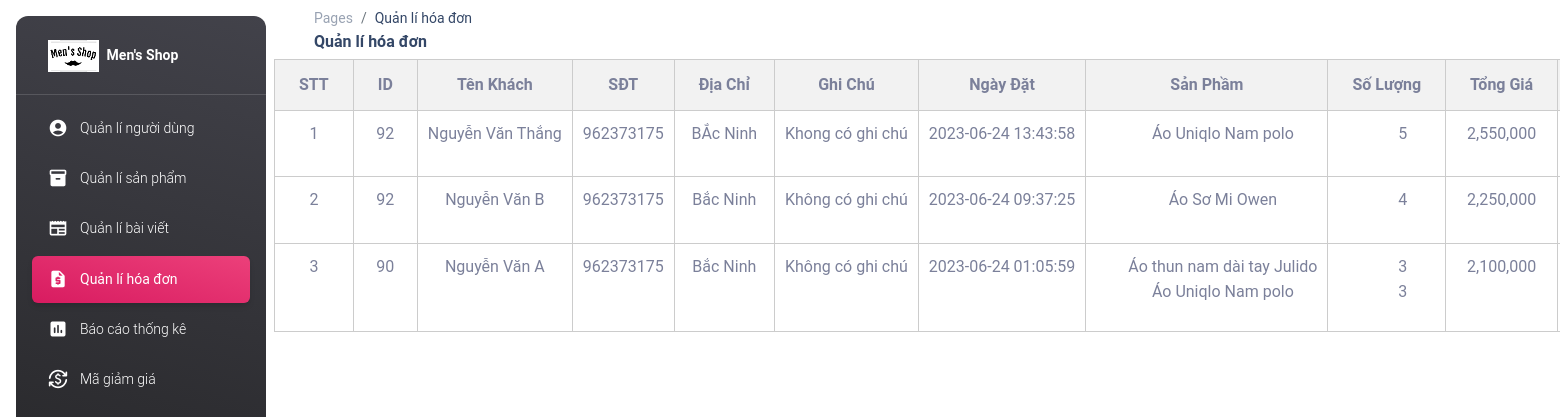
Screenshot of /Admin/pages/bill.php with the database file from the repository.
### tables this page shows
CREATE TABLE `bill` (
  `id` int(10) NOT NULL,
  `account_id` int(11) NOT NULL,
  `name` varchar(100) NOT NULL,
  `phone` text NOT NULL,
  `address` varchar(500) NOT NULL,
  `note` varchar(1000) DEFAULT NULL,
  `total` varchar(100) NOT NULL,
  `created_time` datetime DEFAULT current_timestamp(),
  `last_update` datetime DEFAULT current_timestamp(),
  `list_san_pham` varchar(255) NOT NULL,
  `list_so_luong` varchar(255) NOT NULL,
  `trang_thai` int(10) NOT NULL DEFAULT 0
);

CREATE TABLE `product` (
  `id` int(100) NOT NULL,
  `anh` varchar(1000) NOT NULL,
  `tensp` text NOT NULL,
  `gia` int(222) NOT NULL,
  `theloai` varchar(1000) NOT NULL,
  `status` varchar(1000) NOT NULL,
  `mota` text NOT NULL,
  `created_time` datetime DEFAULT NULL,
  `last_update` datetime DEFAULT NULL,
  `soluong` int(50) NOT NULL,
  `giagoc` int(100) NOT NULL,
  `da_ban_duoc` int(10) NOT NULL DEFAULT 0
);

### Men-Shop/control.php (called while the page is built, shortened)
<?php
include('connect.php');
class Data
{
    public function product()
    {
        global $conn;
        $sql = "select * from product";
        $run = mysqli_query($conn, $sql);
        return $run;
    }
    public function select_bill()
    {
        global $conn;
        $sql = "select * from bill  ORDER BY created_time DESC ";
        $run = mysqli_query($conn, $sql);
        return $run;
    }
}

### Admin/pages/bill.php (the view, shortened to what this page needs)
<?php
include('../../Men-Shop/control.php');
$getdata = new Data();
$select_product = $getdata->product();
$select_bill = $getdata->select_bill()
    ?>
<!DOCTYPE html>
<html lang="en">
<head>
    <link rel="stylesheet" href="./icofont/icofont.min.css">
    <link id="pagestyle" href="../css/material-dashboard.css?v=3.0.5" rel="stylesheet" />
    <link rel="stylesheet" href="https://cdn.jsdelivr.net/npm/bootstrap-icons@1.10.5/font/bootstrap-icons.css">
    <link rel="stylesheet" type="text/css" href="../css/user.css">
</head>
<body>
    <aside
        class="sidenav navbar navbar-vertical navbar-expand-xs  border-radius-xl my-3 fixed-start ms-3 bg-gradient-dark">
        <div class="sidenav-header">
            <a class="navbar-brand m-0" href="">
                <img src="../../Men-Shop/img/logoshopnentrang.png" class="navbar-brand-img h-100" alt="main_logo" />
                <span class="ms-1 font-weight-bold text-white">Men's Shop</span>
            </a>
        </div>
        <hr class="horizontal light mt-0 mb-2" />
        <div>
            <ul class="navbar-nav">
                <li class="nav-item">
                    <a class="nav-link text-white " href="../pages/user.php">
                        <div class="text-white text-center me-2 d-flex align-items-center justify-content-center">
                            <i class="material-icons opacity-10">account_circle</i>
                        </div>
                        <span class="nav-link-text ms-1"> Quản lí người dùng</span>
                    </a>
                </li>
                <li class="nav-item">
                    <a class="nav-link text-white" href="../pages/product.php">
                        <div class="text-white text-center me-2 d-flex align-items-center justify-content-center">
                            <i class="material-icons opacity-10">inventory_2</i>
                        </div>
                        <span class="nav-link-text ms-1">Quản lí sản phẩm</span>
                    </a>
                </li>
                <li class="nav-item">
                    <a class="nav-link text-white " href="../pages/blog.php">
                        <div class="text-white text-center me-2 d-flex align-items-center justify-content-center">
                            <i class="material-icons opacity-10">newspaper</i>
                        </div>
                        <span class="nav-link-text ms-1">Quản lí bài viết</span>
                    </a>
                </li>
                <li class="nav-item">
                    <a class="nav-link text-white active bg-gradient-primary" href="../pages/bill.php">
                        <div class="text-white text-center me-2 d-flex align-items-center justify-content-center">
                            <i class="material-icons opacity-10">request_quote</i>
                        </div>
                        <span class="nav-link-text ms-1">Quản lí hóa đơn</span>
                    </a>
                </li>
                <li class="nav-item">
                    <a class="nav-link text-white  " href="../pages/Doanh_thu.php">
                        <div class="text-white text-center me-2 d-flex align-items-center justify-content-center">
                            <i class="material-icons opacity-10">insert_chart</i>
                        </div>
                        <span class="nav-link-text ms-1">Báo cáo thống kê</span>
                    </a>
                </li>
                <li class="nav-item">
                    <a class="nav-link text-white " href="../pages/ma_giam_gia.php">
                        <div class="text-white text-center me-2 d-flex align-items-center justify-content-center">
                            <i class="material-icons opacity-10">currency_exchange</i>
                        </div>
                        <span class="nav-link-text ms-1">Mã giảm giá</span>
                    </a>
                </li>
            </ul>
        </div>
    </aside>
    <main class="main-content">
        <nav class="navbar navbar-main navbar-expand-lg px-0 mx-4 shadow-none border-radius-xl" id="navbarBlur"
            data-scroll="true">
            <div class="container-fluid py-1 px-3">
                <nav aria-label="breadcrumb">
                    <ol class="breadcrumb bg-transparent mb-0 pb-0 pt-1 px-0 me-sm-6 me-5">
                        <li class="breadcrumb-item text-sm">
                            <a class="opacity-5 text-dark" href="javascript:;">Pages</a>
                        </li>
                        <li class="breadcrumb-item text-sm text-dark active" aria-current="page">
                            Quản lí hóa đơn
                        </li>
                    </ol>
                    <h6 class="font-weight-bolder mb-0">Quản lí hóa đơn</h6>
                </nav>
        </nav>
        <table class="table">
            <thead>
                <tr>
                    <th>STT</th>
                    <th>ID</th>
                    <th>Tên khách</th>
                    <th>SĐT</th>
                    <th>Địa chỉ</th>
                    <th>Ghi chú</th>
                    <th>Ngày đặt</th>
                    <th>Sản phầm</th>
                    <th>Số lượng</th>
                    <th>Tổng giá</th>
                    <th>Trạng Thái</th>
                </tr>
            </thead>
            <tbody border='1'>
                <?php
                $STT = 1;
                foreach ($select_bill as $sb) {
                    $arr_idSP = explode("-", $sb['list_san_pham']);
                    $arr_SLSP = explode("-", $sb['list_so_luong']);
                    ?>
                    <tr>
                        <td>
                            <?php echo $STT; ?>
                        </td>
                        <td>
                            <?php echo $sb['account_id']; ?>
                        </td>
                        <td>
                            <?php echo $sb['name']; ?>
                        </td>
                        <td>
                            <?php echo $sb['phone']; ?>
                        </td>
                        <td>
                            <?php echo $sb['address']; ?>
                        </td>
                        <td>
                            <?php echo $sb['note']; ?>
                        </td>
                        <td>
                            <?php echo $sb['created_time']; ?>
                        </td>
                        <td>
                            <ul>
                                <?php
                                foreach ($select_product as $sp) {
                                    for ($i = 0; $i < sizeof($arr_idSP); $i++) {
                                        if ($sp['id'] == $arr_idSP[$i]) {
                                            echo "<li>" . $sp['tensp'] . "</li>";
                                        }
                                    }
                                }
                                ?>
                            </ul>
                        </td>
                        <td>
                            <ul>
                                <?php
                                for ($i = 0; $i < sizeof($arr_SLSP); $i++) {
                                    echo "<li>" . $arr_SLSP[$i] . "</li>";
                                }
                                ?>
                            </ul>
                        </td>
                        <td>
                            <?php echo $sb['total']; ?>
                        </td>
                        <td>
                        </td>
                    </tr>
                    <?php
                    $STT = $STT + 1;
                }
                ?>
            </tbody>
        </table>
    </main>
</body>

### Admin/css/user.css (style rules this page uses)
table { width: 100%; border-collapse: collapse; }
th, td { padding: 10px; text-align: left; border-bottom: 1px solid #ddd; }
thead th { background-color: #f2f2f2; font-weight: bold; }
img { max-width: 100%; height: auto; }

### Admin/pages/bill.php (style rules this page uses)
.table { width: 100%; border-collapse: collapse; }
ul li { text-decoration: none; list-style: none; }
.table th, .table td { padding: 10px; border: 1px solid #ccc !important; text-align: center; }
.table th { background-color: #f2f2f2; }

### rows the page displays
bill: account "92", name "Nguyễn Văn Thắng", phone "962373175", address "BẮc Ninh", note "Khong có ghi chú", created_time "2023-06-24 13:43:58", list_so_luong "5", total "2,550,000"
product: tensp "Áo Uniqlo Nam polo"
bill: account "92", name "Nguyễn Văn B", phone "962373175", address "Bắc Ninh", note "Không có ghi chú", created_time "2023-06-24 09:37:25", list_so_luong "4", total "2,250,000"
product: tensp "Áo Sơ Mi Owen"
bill: account "90", name "Nguyễn Văn A", phone "962373175", address "Bắc Ninh", note "Không có ghi chú", created_time "2023-06-24 01:05:59", list_so_luong "3", total "2,100,000"
product: tensp "Áo thun nam dài tay Julido"
